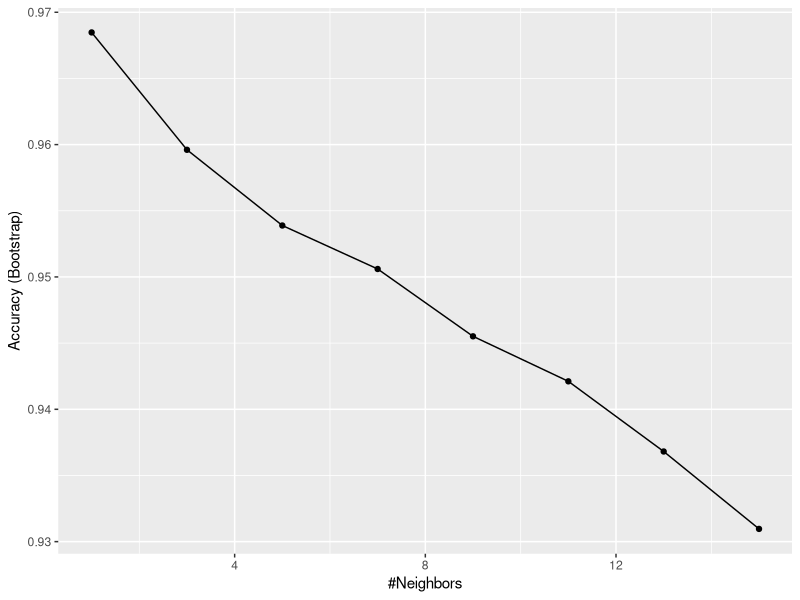
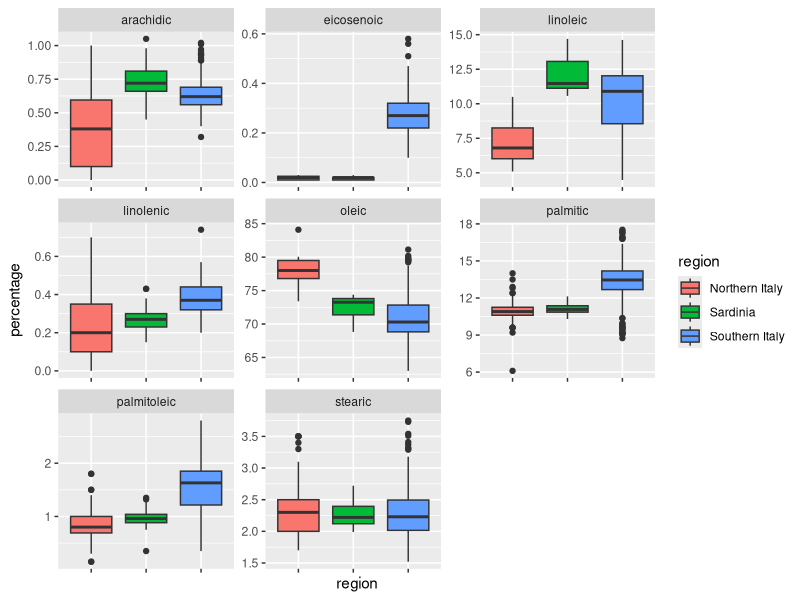
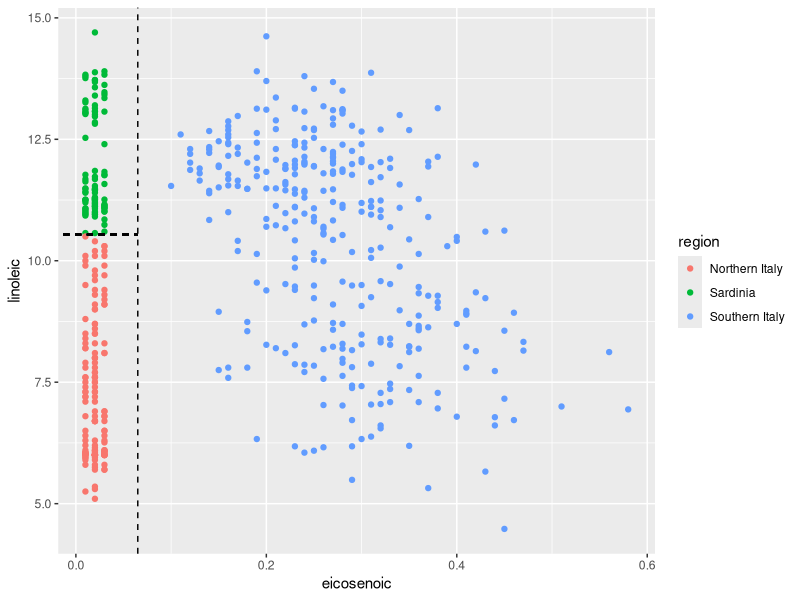
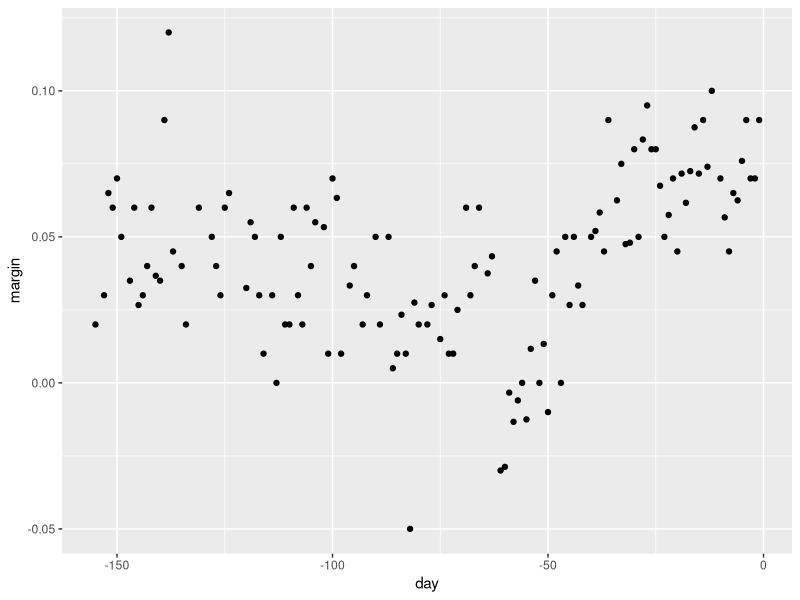
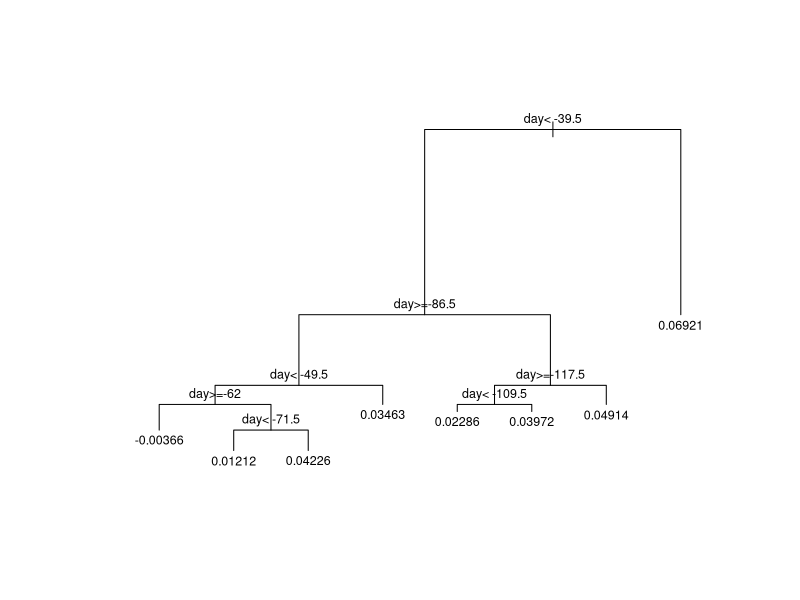
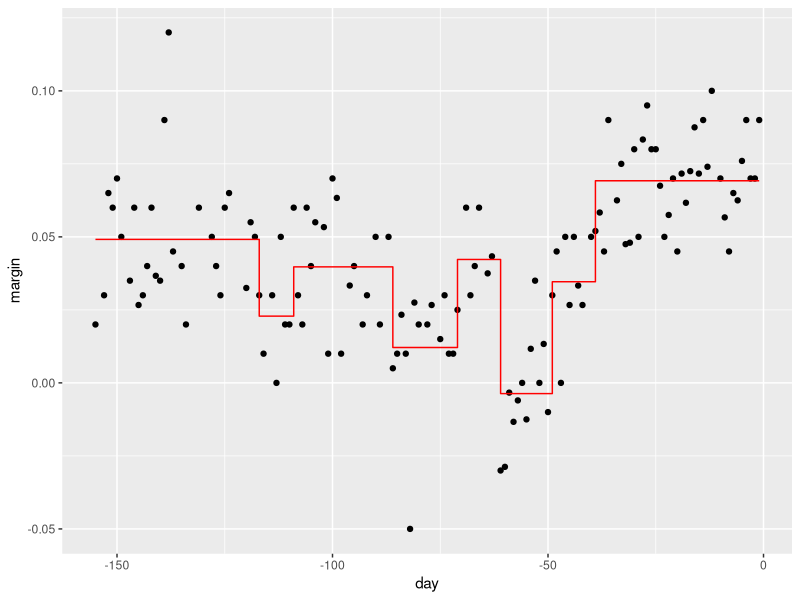
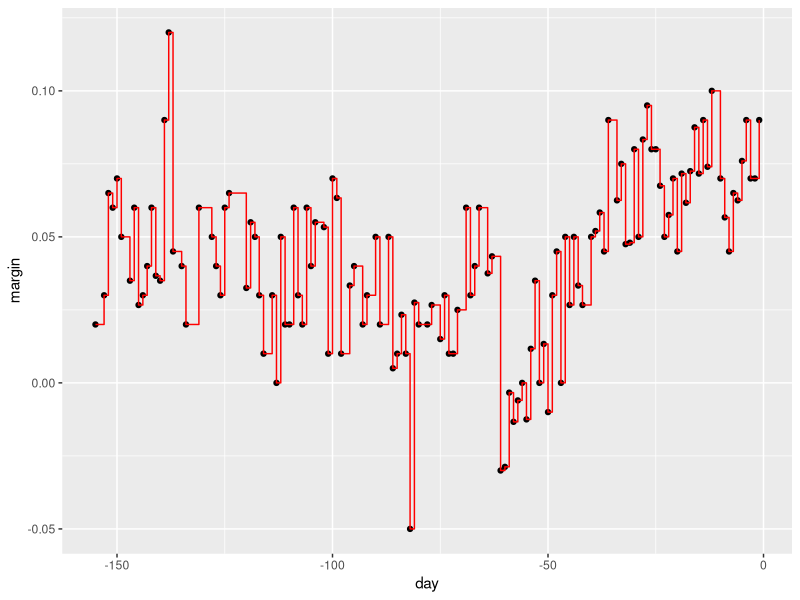
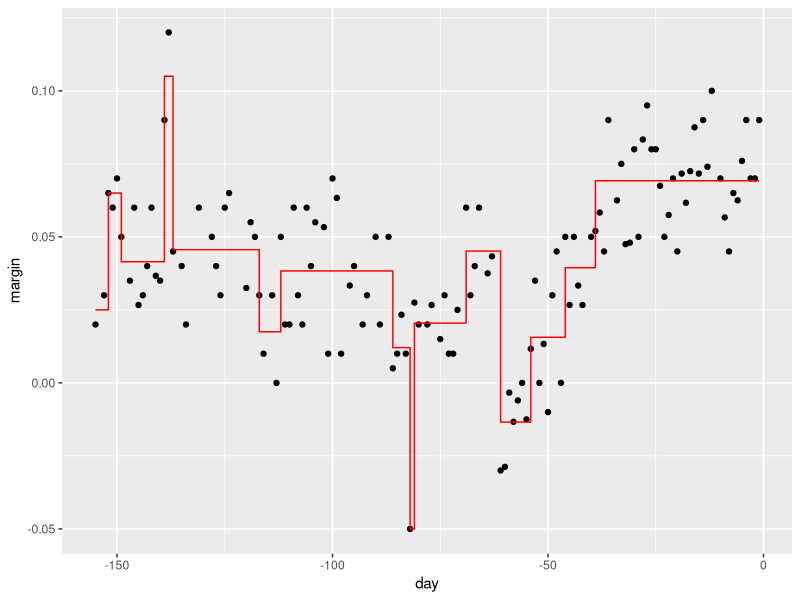

Generate these figures, in order, with R: (Note: this script raises an error after producing the figures.)
# Load data
library(tidyverse)
library(dslabs)
data("olive")
olive %>% as_tibble()
table(olive$region)
olive <- select(olive, -area)

# Predict region using KNN
library(caret)
fit <- train(region ~ .,  method = "knn", 
             tuneGrid = data.frame(k = seq(1, 15, 2)), 
             data = olive)
ggplot(fit)

# Plot distribution of each predictor stratified by region
olive %>% gather(fatty_acid, percentage, -region) %>%
  ggplot(aes(region, percentage, fill = region)) +
  geom_boxplot() +
  facet_wrap(~fatty_acid, scales = "free") +
  theme(axis.text.x = element_blank())

# plot values for eicosenoic and linoleic
p <- olive %>% 
  ggplot(aes(eicosenoic, linoleic, color = region)) + 
  geom_point()
p + geom_vline(xintercept = 0.065, lty = 2) + 
  geom_segment(x = -0.2, y = 10.54, xend = 0.065, yend = 10.54, color = "black", lty = 2)

# load data for regression tree
data("polls_2008")
qplot(day, margin, data = polls_2008)

library(rpart)
fit <- rpart(margin ~ ., data = polls_2008)

# visualize the splits 
plot(fit, margin = 0.1)
text(fit, cex = 0.75)

polls_2008 %>% 
  mutate(y_hat = predict(fit)) %>% 
  ggplot() +
  geom_point(aes(day, margin)) +
  geom_step(aes(day, y_hat), col="red")

# change parameters
fit <- rpart(margin ~ ., data = polls_2008, control = rpart.control(cp = 0, minsplit = 2))
polls_2008 %>% 
  mutate(y_hat = predict(fit)) %>% 
  ggplot() +
  geom_point(aes(day, margin)) +
  geom_step(aes(day, y_hat), col="red")

# prune the tree 
pruned_fit <- prune(fit, cp = 0.01)
polls_2008 %>% 
  mutate(y_hat = predict(pruned_fit)) %>% 
  ggplot() +
  geom_point(aes(day, margin)) +
  geom_step(aes(day, y_hat), col="red")

# use cross validation to choose cp
library(caret)
train_rpart <- train(margin ~ ., method = "rpart", tuneGrid = data.frame(cp = seq(0, 0.05, len = 25)), data = polls_2008)
ggplot(train_rpart)

# access the final model and plot it
plot(train_rpart$finalModel, margin = 0.1)
text(train_rpart$finalModel, cex = 0.75)
polls_2008 %>% 
  mutate(y_hat = predict(train_rpart)) %>% 
  ggplot() +
  geom_point(aes(day, margin)) +
  geom_step(aes(day, y_hat), col="red")

# fit a classification tree and plot it
train_rpart <- train(y ~ .,
                     method = "rpart",
                     tuneGrid = data.frame(cp = seq(0.0, 0.1, len = 25)),
                     data = mnist_27$train)
plot(train_rpart)

# compute accuracy
confusionMatrix(predict(train_rpart, mnist_27$test), mnist_27$test$y)$overall["Accuracy"]

# random forest - regression
library(randomForest)
fit <- randomForest(margin~., data = polls_2008) 
plot(fit)

polls_2008 %>%
  mutate(y_hat = predict(fit, newdata = polls_2008)) %>% 
  ggplot() +
  geom_point(aes(day, margin)) +
  geom_line(aes(day, y_hat), col="red")

# random forest - classification
library(randomForest)
train_rf <- randomForest(y ~ ., data=mnist_27$train)
confusionMatrix(predict(train_rf, mnist_27$test), mnist_27$test$y)$overall["Accuracy"]

# use cross validation to choose parameter
train_rf_2 <- train(y ~ .,
                    method = "Rborist",
                    tuneGrid = data.frame(predFixed = 2, minNode = c(3, 50)),
                    data = mnist_27$train)
confusionMatrix(predict(train_rf_2, mnist_27$test), mnist_27$test$y)$overall["Accuracy"]

# Q1
library(rpart)
n <- 1000
sigma <- 0.25
set.seed(1, sample.kind = "Rounding") 
x <- rnorm(n, 0, 1)
y <- 0.75 * x + rnorm(n, 0, sigma)
dat <- data.frame(x = x, y = y)
fit <- rpart(y ~ ., data = dat) 

# Q2
plot(fit, margin = 0.1)
text(fit, cex = 0.75)

# Q3
dat %>% 
  mutate(y_hat = predict(fit)) %>% 
  ggplot() +
  geom_point(aes(x, y)) +
  geom_step(aes(x, y_hat), col=2)

# Q4
library(randomForest)
fit <- randomForest(y ~ x, data = dat) 
dat %>% 
  mutate(y_hat = predict(fit)) %>% 
  ggplot() +
  geom_point(aes(x, y)) +
  geom_step(aes(x, y_hat), col = "red")

# Q5
plot(fit)

# Q6
library(randomForest)
fit <- randomForest(y ~ x, data = dat, nodesize = 50, maxnodes = 25)
  dat %>% 
  mutate(y_hat = predict(fit)) %>% 
  ggplot() +
  geom_point(aes(x, y)) +
  geom_step(aes(x, y_hat), col = "red")
